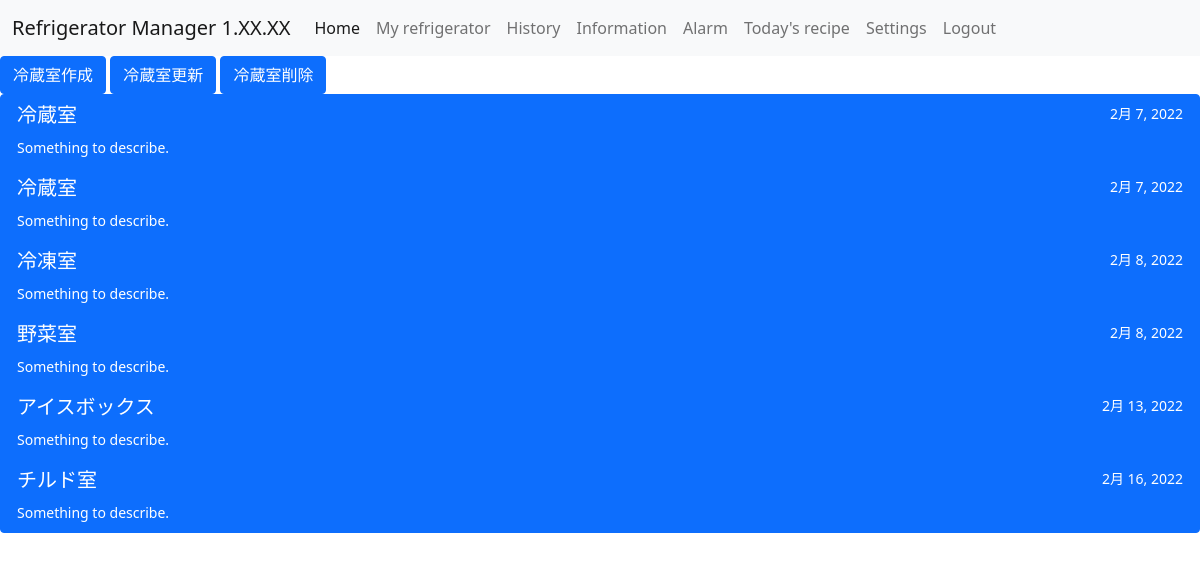
The page /ref/cpmt_list/ (signed in) on the database its author committed.
### ref_app/models.py (models this page shows, shortened)
class CompartmentModel(models.Model):
    name = models.CharField(
        max_length = 100,
        choices = COMPARTMENT,
    )
    user = models.ForeignKey(User, null=True, on_delete=models.PROTECT)
    refrigerator = models.ForeignKey(RefrigeratorModel, on_delete=models.PROTECT)
    date = models.DateField(auto_now_add=True)

### ref_app/views.py (the view)
# urls.py: path('cpmt_list/', CompartmentList.as_view(), name = 'cpmt'),
class CompartmentList(ListView):
    template_name = 'compartment.html' #←　ref_door.html
    model = CompartmentModel
    def get_queryset(self):
        current_user = self.request.user
        if current_user.is_superuser:
            return CompartmentModel.objects.all()
        else:
            return CompartmentModel.objects.filter(user_id=current_user.id)

### templates/compartment.html (shortened to what this page needs)
{% extends 'base.html' %}
{% block content %}
<a href="{% url 'create_cpmt' %}" class="btn btn-primary">冷蔵室作成</a>
<a href="{% url 'update_cpmt' %}" class="btn btn-primary">冷蔵室更新</a>
<a href="{% url 'delete_cpmt' %}" class="btn btn-primary">冷蔵室削除</a>
<div class="list-group">
    {% for cpmt in object_list %}
    <a href="{% url 'ingre' cpmt.pk %}" class="list-group-item list-group-item-action active" aria-current="true">
      <div class="d-flex w-100 justify-content-between">
        <h5 class="mb-1">{{ cpmt.get_name_display }}</h5>
        <small>{{ cpmt.date }}</small>
      </div>
      <small>Something to describe.</small>
    </a>
    {% endfor %}
</div>
{% endblock content %}

### rows shown on the page
CompartmentModel: name "冷蔵室", date "2月 7, 2022"
CompartmentModel: name "冷蔵室", date "2月 7, 2022"
CompartmentModel: name "冷凍室", date "2月 8, 2022"
CompartmentModel: name "野菜室", date "2月 8, 2022"
CompartmentModel: name "アイスボックス", date "2月 13, 2022"
CompartmentModel: name "チルド室", date "2月 16, 2022"
